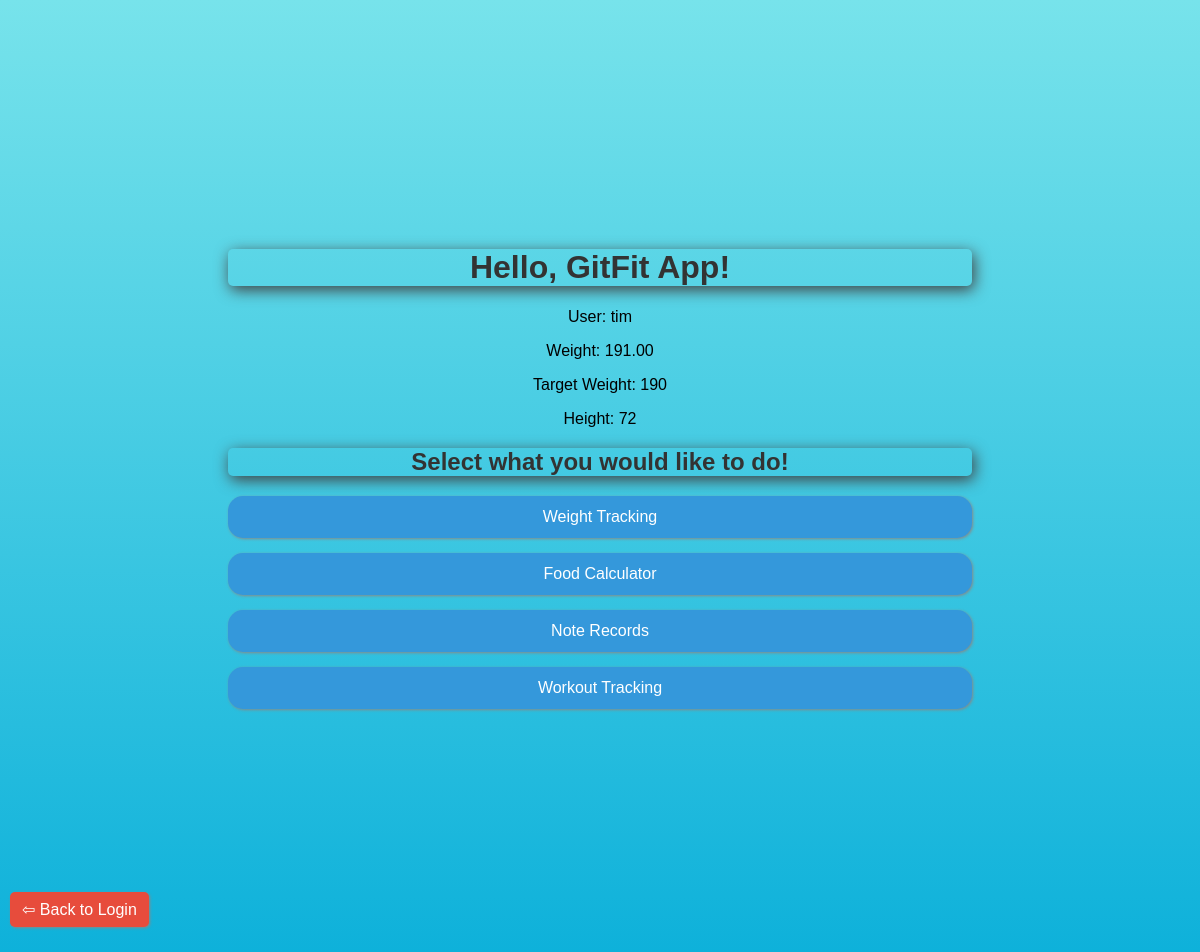
/index.php (signed in), run on the app's committed database.
### tables this page shows
CREATE TABLE `users_table` (
  `name` varchar(50) NOT NULL,
  `age` int(3) NOT NULL,
  `gender` varchar(10) NOT NULL,
  `email` varchar(255) NOT NULL,
  `password` varchar(255) NOT NULL,
  `current_weight` decimal(10,0) NOT NULL,
  `target_weight` decimal(10,0) NOT NULL,
  `height_inches` decimal(10,0) NOT NULL,
  `id` int(11) NOT NULL,
  `username` varchar(255) NOT NULL,
  `created_at` timestamp NOT NULL DEFAULT current_timestamp()
);

CREATE TABLE `weight_records` (
  `weight_id` int(11) NOT NULL,
  `id` int(11) DEFAULT NULL,
  `weight_date` date DEFAULT NULL,
  `weight` decimal(5,2) DEFAULT NULL
);

### index.php (the view, shortened to what this page needs)
<?php
include 'dbconfig.php';
$id = $_SESSION['id'];
$stmt = $pdo->prepare("SELECT * FROM users_table WHERE id = ?");
$stmt->bindParam(1, $id);
$stmt->execute();
$userData = $stmt->fetch(PDO::FETCH_ASSOC);
$weightStmt = $pdo->prepare("SELECT weight FROM weight_records WHERE id = ? ORDER BY weight_date ASC");
$weightStmt->bindParam(1, $id);
$weightStmt->execute();
$latestWeight = $weightStmt->fetch(PDO::FETCH_ASSOC);
$currentWeight = $latestWeight ? $latestWeight['weight'] : 'No record for today!';
?>
<!DOCTYPE HTML>
<html lang="en">
<head>
    <link rel="stylesheet" href="css/styles.css">
</head>
<body>
    <h1>Hello, GitFit App!</h1>
    <p>User: <?php echo htmlspecialchars($userData['username']); ?></p>
    <p>Weight: <?php echo htmlspecialchars($currentWeight); ?></p>
    <p>Target Weight: <?php echo htmlspecialchars($userData['target_weight']); ?></p>
    <p>Height: <?php echo htmlspecialchars($userData['height_inches']); ?></p>
    <h2>Select what you would like to do!</h2>
    <a href="weight.php">Weight Tracking</a>
    <a href="food.php">Food Calculator</a>
    <a href="notes.php">Note Records</a>
    <a href="workouts.php">Workout Tracking</a>
    <a href="login.php" class="back-button">&#8678; Back to Login</a>
</body>
</html>

### css/styles.css (style rules this page uses)
body { background: linear-gradient(to bottom, #77e3eb, #0eb1da); font-family: Arial, sans-serif; text-align: center; margin: 128px; padding: 100px; }
h1, h2 { color: #333; border-radius: 5px; box-shadow: 2px 4px 15px #414040; }
a { display: block; margin: 15px 0; padding: 12px; background-color: #3498db; color: #fff; text-decoration: none; border-radius: 15px; transition: background-color 0.3s; box-shadow: 1px 1px 3px #888888; }
.back-button { position: fixed; bottom: 10px; left: 10px; background-color: #e74c3c; color: #fff; padding: 8px 12px; text-decoration: none; border-radius: 5px; box-shadow: 1px 1px 3px #888888; transition: background-color 0.3s; }

### data on the page
users_table: username "tim", target_weight "190", height_inches "72"
weight_records: weight "191.00"
